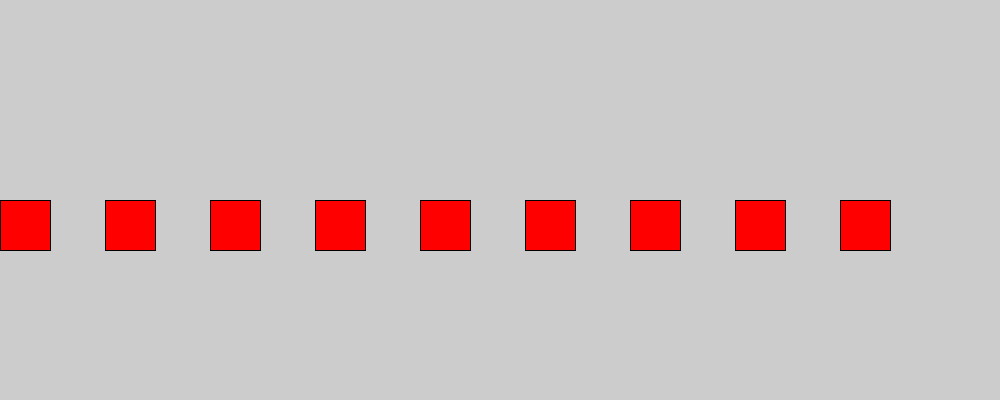
Frame 1 (no input)
Frame 60 (the mouse pressed at the canvas centre just before this capture): identical to frame 1, image omitted
Frame 120 (the mouse held since frame 60 and released just before this capture): identical to frame 1, image omitted

The Processing sketch that drew this single still picture (run headless with seeded random() and noise(); from frame 60 on, the mouse is pressed at the canvas centre):

// Processing sketch: NineRectangles_java
// ── NineRectangles_java.pde
float xPos;

void setup() {
  size(1000, 400);
  for (int i=0; i<9; i++) {
    fill(255, 0, 0);
    rect(xPos, height/2, 50, 50);
    xPos += 105;
    println(i);
  }
}

void draw() {
  
}
